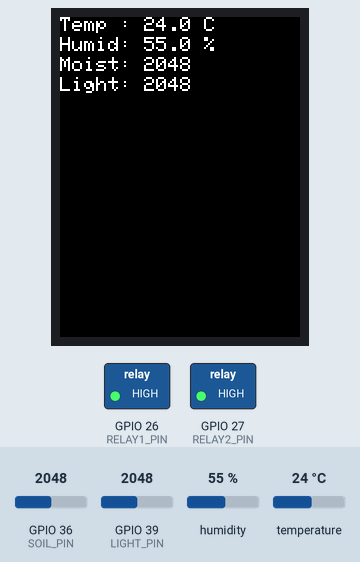
Simulated run of this sketch. Board: ESP32. Parts: 240×320 colour display, switched loads named in the sketch (green lamp = pin HIGH). The inputs (shaded band) are chosen by the test bench; at power-on: GPIO 39 (LIGHT_PIN) = 2048, humidity 55 %, GPIO 36 (SOIL_PIN) = 2048, temperature 24 °C. No radio packets arrive unless stated; what the sketch prints to the serial monitor is not drawn.

Above: at 8.4 s.
8.5 s: GPIO 39 (LIGHT_PIN) set to 3650
At 13.6 s:
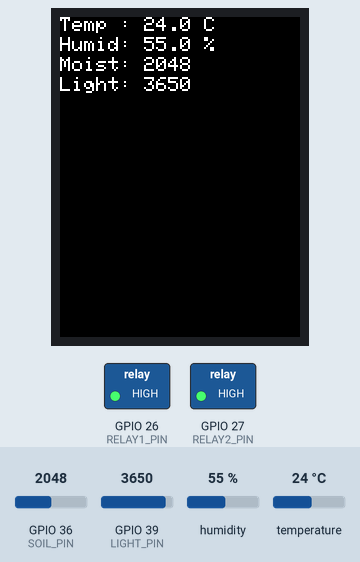
14.0 s: GPIO 39 (LIGHT_PIN) set to 3767
At 18.9 s:
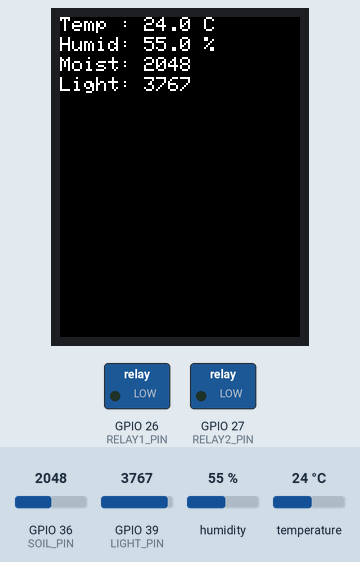
19.2 s: humidity set to 22 %
At 23.7 s:
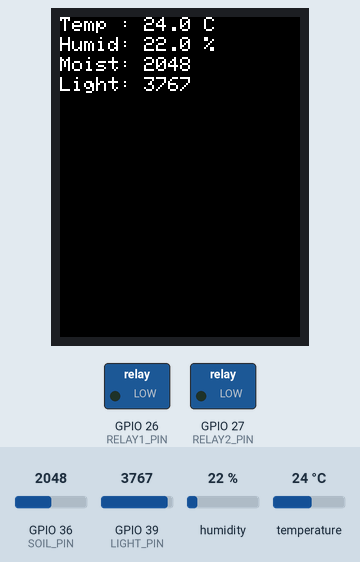
24.4 s: GPIO 36 (SOIL_PIN) set to 2866
At 29.2 s:
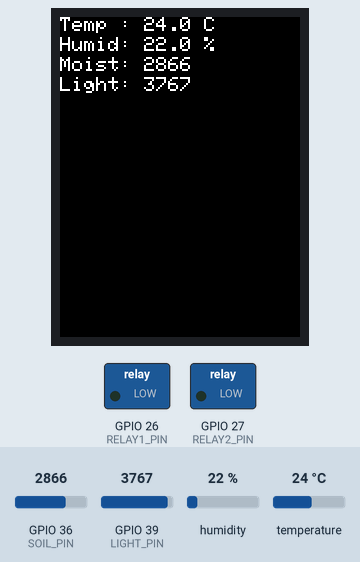
29.5 s: temperature set to 12 °C
At 33.7 s:
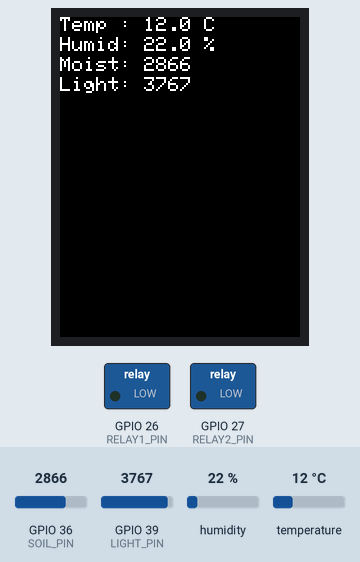
34.7 s: GPIO 36 (SOIL_PIN) set to 3740
At 39.3 s:
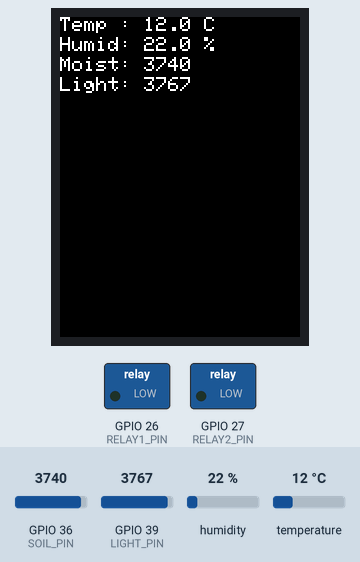
Timing chart, 0 to 40.8 s (numbered marks = the images above; inputs shaded):
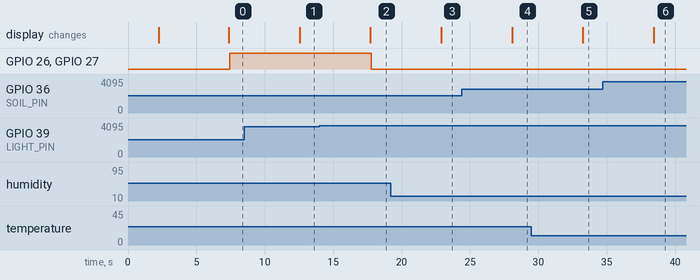

Measured:
- the behaviour switches between 3699 and 3700 on GPIO 39 (LIGHT_PIN) (found by bisection; images 1 and 2)
- after the input at 8.5 s, the display: changes after 4.0 s (image 1)
- after the input at 14.0 s, GPIO 26 (RELAY1_PIN), GPIO 27 (RELAY2_PIN): HIGH → LOW after 3.8 s; the display: changes after 3.7 s (image 2)
- after the input at 19.2 s, the display: changes after 3.7 s (image 3)
- after the input at 24.4 s, the display: changes after 3.7 s (image 4)
- after the input at 29.5 s, the display: changes after 3.8 s (image 5)
- after the input at 34.7 s, the display: changes after 3.7 s (image 6)

The sketch:

esp32_lora_transmitter.ino
```cpp
#include <SPI.h>
#include <LoRa.h>
#include <TFT_eSPI.h>
#include <DHT.h>

#define LORA_SCK   14   // HSPI_SCLK
#define LORA_MISO  12   // HSPI_MISO
#define LORA_MOSI  13   // HSPI_MOSI
#define LORA_CS     5   // NSS
#define LORA_RST   33   // RST
// #define LORA_DIO0  26
#define LORA_DIO0  25   // DIO0

#define SOIL_PIN   36     // Soil AOUT
#define LIGHT_PIN  39     // Light AOUT
#define RELAY1_PIN  26     // Relay IN1
#define RELAY2_PIN  27     // Relay IN2
#define DHTPIN  32
#define DHTTYPE DHT11
DHT dht(DHTPIN, DHTTYPE);

const long FREQUENCY    = 923E6;
const unsigned long ACK_TIMEOUT = 500;

TFT_eSPI tft = TFT_eSPI();

SPIClass LoRaSPI(HSPI);

void setup() {
  Serial.begin(115200);
  delay(2000);

  // Serial2.begin(115200, SERIAL_8N1, 16, 17);

  while (!Serial);

  tft.init();
  tft.fillScreen(TFT_BLACK);
  tft.setCursor(0, 0);
  tft.println("TFT init successful");

  LoRaSPI.begin(LORA_SCK, LORA_MISO, LORA_MOSI, LORA_CS);

  LoRa.setSPI(LoRaSPI);
  LoRa.setPins(LORA_CS, LORA_RST, LORA_DIO0);
  if (!LoRa.begin(FREQUENCY)) {
    Serial.println("LoRa init failed");
    tft.println("LoRa init failed");
    while (true);
  }
  Serial.println("LoRa Transmitter ready");
  tft.println("LoRa Transmitter ready");

  dht.begin();
  analogSetAttenuation(ADC_11db);
  pinMode(RELAY1_PIN, OUTPUT);
  pinMode(RELAY2_PIN, OUTPUT);

  delay(5000);
}

void loop() {
  // LoRa
  float temperature = dht.readTemperature();
  float humidity = dht.readHumidity();
  float soil = analogRead(SOIL_PIN);
  float light = analogRead(LIGHT_PIN);


  // if (isnan(temperature) || isnan(humidity)) {
  //   Serial.println("Failed to read from DHT sensor!");
  //   tft.fillScreen(TFT_RED);
  //   tft.setTextColor(TFT_WHITE, TFT_RED);
  //   tft.setTextSize(3);
  //   tft.setCursor(10, 50);
  //   tft.println("DHT11 ERROR");
  //   while (true);
  // }

  tft.fillScreen(TFT_BLACK);
  tft.setTextSize(2);
  tft.setTextColor(TFT_WHITE, TFT_BLACK);

  int y = 0;
  tft.setCursor(0, y);
  tft.printf("Temp : %.1f C\n", temperature);
  y += 20;  // advance down by roughly 20 pixels at size 2
  tft.setCursor(0, y);
  tft.printf("Humid: %.1f %%\n", humidity);
  y += 20;
  tft.setCursor(0, y);
  tft.printf("Moist: %.0f\n", soil);
  y += 20;
  tft.setCursor(0, y);
  tft.printf("Light: %.0f\n", light);
  y += 20;

  String message = String("LoRa :3, Temp :") + String(temperature,1) +
                   "C, Humid:" + String(humidity,1) +
                   "%, Moist:" + String((int)soil) +
                   ", Light:" + String((int)light);

  LoRa.beginPacket();
  LoRa.print(message);
  LoRa.endPacket();
  Serial.println(message);


  // // ACK
  // unsigned long start = millis();
  // bool gotAck = false;
  // while (millis() - start < ACK_TIMEOUT) {
  //   int packetSize = LoRa.parsePacket();
  //   if (packetSize) {
  //     String incoming = LoRa.readString();
  //     if (incoming == "ACK") {
  //       gotAck = true;
  //       break;
  //     }
  //   }
  // }

  // if (gotAck) {
  //   Serial.println("Received ACK");

  // } else {
  //   Serial.println("No ACK");
  // }

  if(light < 3700){
    digitalWrite(RELAY1_PIN, HIGH);
    digitalWrite(RELAY2_PIN, HIGH);

    }
  else{digitalWrite(RELAY1_PIN, LOW);digitalWrite(RELAY2_PIN, LOW);}
  // digitalWrite(RELAY1_PIN, HIGH);
  // digitalWrite(RELAY2_PIN, HIGH);
  // delay(500);
  // digitalWrite(RELAY1_PIN, LOW);
  // digitalWrite(RELAY2_PIN, LOW);

  // ESP32-CAM
//   String camResult;
//   unsigned long t0 = millis();
//   while (millis() - t0 < 500) {
//   if (Serial2.available()) {
//     String line = Serial2.readStringUntil('\n');
//     if (line.startsWith("RESULT:")) {
//       camResult = line.substring(7);
//       break;
//     }
//   }
// }

//   if (camResult.length()) {
//     Serial.printf("CAM -> %s\n", camResult.c_str());
//     tft.setCursor(0, 40);
//     tft.printf("CAM: %s  ", camResult.c_str());
//   } else {
//     tft.setCursor(0, 40);
//     tft.print("CAM: N/A  ");
//   }

  delay(5000);


}
```
